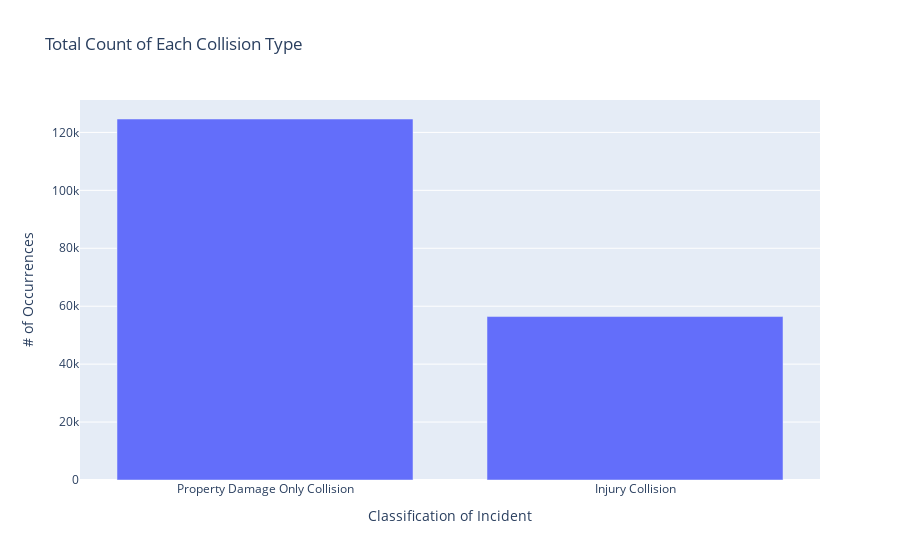

The cell this chart's notebook holds for it:
### Code cell
filename = 'SeverityCounts-px.html'


sev = ['Property Damage Only Collision', 'Injury Collision']
sev_counts = [raw_collision_data['SEVERITYCODE'].value_counts()[i] for i in range(1,len(raw_collision_data['SEVERITYCODE'].value_counts().to_list())+1)]

fig = px.bar(x=sev, y=sev_counts, title='Total Count of Each Collision Type', labels={'y':'# of Occurrences', 'x':'Classification of Incident'})
fig.show()

# with open(filename, 'w') as f:
#     f.write(fig.to_html(include_plotlyjs='cdn'))

### Figure 1 — Plotly figure (JSON) as saved in the notebook; plotly's stock layout.template omitted (floating-point values rounded to 4 significant figures)
{"data": [{"alignmentgroup": "True", "hovertemplate": "Classification of Incident=%{x}<br># of Occurrences=%{y}<extra></extra>", "legendgroup": "", "marker": {"color": "#636efa"}, "name": "", "offsetgroup": "", "orientation": "v", "showlegend": false, "textposition": "auto", "type": "bar", "x": ["Property Damage Only Collision", "Injury Collision"], "xaxis": "x", "y": [124634, 56432], "yaxis": "y"}], "layout": {"barmode": "relative", "legend": {"tracegroupgap": 0}, "title": {"text": "Total Count of Each Collision Type"}, "xaxis": {"anchor": "y", "domain": [0, 1], "title": {"text": "Classification of Incident"}}, "yaxis": {"anchor": "x", "domain": [0, 1], "title": {"text": "# of Occurrences"}}}}
